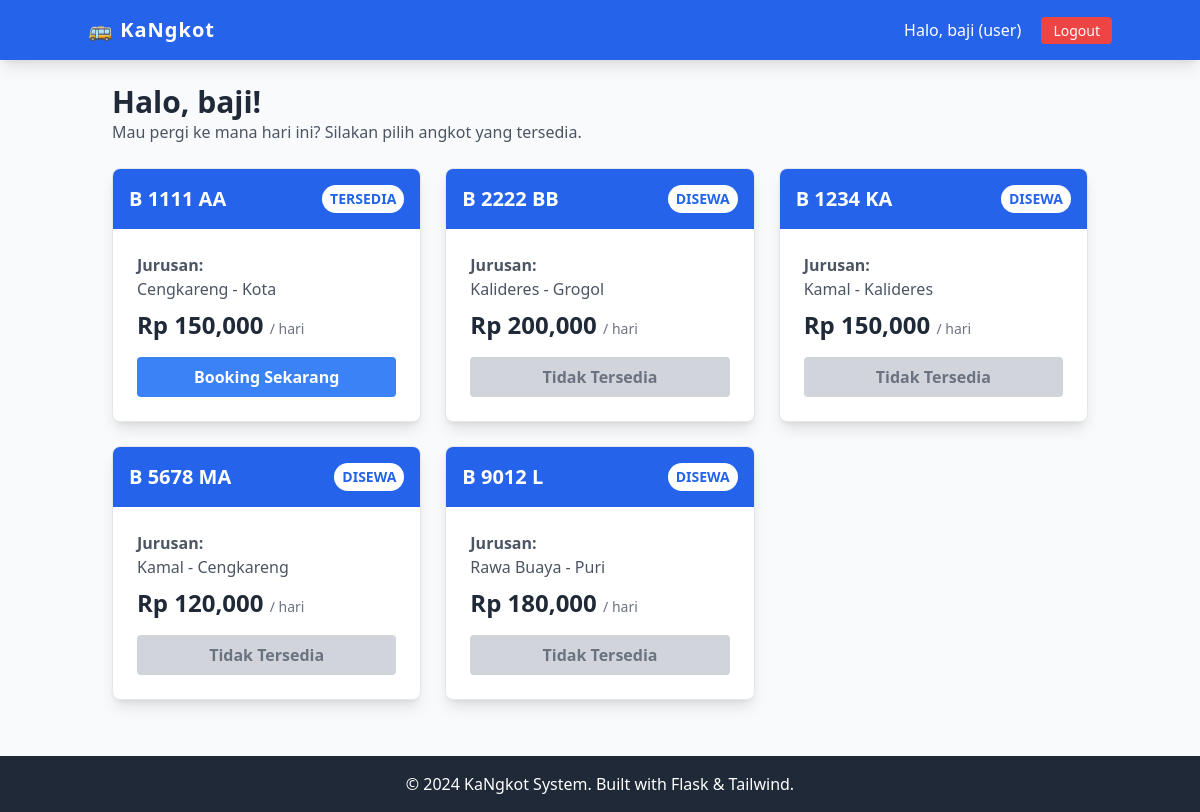
/dashboard (signed in), run on an earlier commit of the app's database.
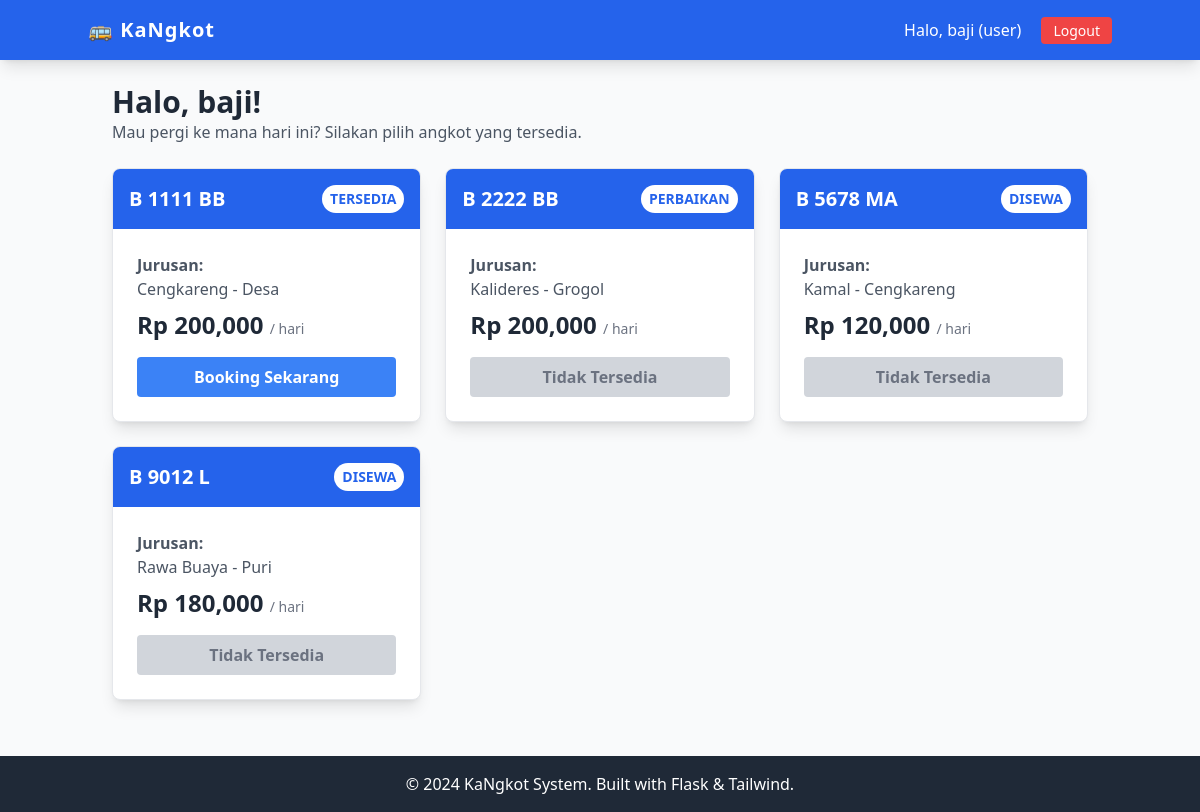
And on a later commit of the database.
### tables this page shows
CREATE TABLE angkot (
        id INTEGER PRIMARY KEY AUTOINCREMENT,
        plat_nomor TEXT NOT NULL UNIQUE,
        jurusan TEXT NOT NULL,
        harga_per_hari REAL NOT NULL,
        status TEXT DEFAULT 'tersedia',
        img_url TEXT
    );

### app_mysql.py (the view)
@app.route('/dashboard')
def dashboard():
    if 'user_id' not in session:
        return redirect(url_for('index'))
    conn = get_db_connection()
    cursor = conn.cursor()
    cursor.execute("SELECT * FROM angkot")
    data_angkot = cursor.fetchall()
    conn.close()
    if session['role'] == 'admin':
        return render_template('admin_dashboard.html', angkots=data_angkot)
    else:
        return render_template('user_dashboard.html', angkots=data_angkot)

### db_config.py (called while the page is built)
def get_db_connection():
    base_dir = os.path.dirname(os.path.abspath(__file__))
    db_path = os.path.join(base_dir, DB_NAME)
    conn = sqlite3.connect(db_path)
    conn.row_factory = sqlite3.Row
    return conn

### templates/user_dashboard.html
{% extends 'base.html' %}
{% block content %}
    <div class="mb-6">
        <h1 class="text-3xl font-bold text-gray-800">Halo, {{ session['username'] }}!</h1>
        <p class="text-gray-600">Mau pergi ke mana hari ini? Silakan pilih angkot yang tersedia.</p>
    </div>
    <div class="grid grid-cols-1 md:grid-cols-2 lg:grid-cols-3 gap-6">
        {% for item in angkots %}
        <div class="bg-white rounded-lg shadow-lg overflow-hidden border border-gray-200 hover:shadow-xl transition-shadow duration-300">
            <div class="bg-blue-600 p-4">
                <h3 class="text-xl font-bold text-white flex justify-between items-center">
                    {{ item['plat_nomor'] }}
                    <span class="text-sm bg-white text-blue-600 px-2 py-1 rounded-full uppercase">{{ item['status'] }}</span>
                </h3>
            </div>
            <div class="p-6">
                <p class="text-gray-600 mb-2"><span class="font-bold">Jurusan:</span><br> {{ item['jurusan'] }}</p>
                <p class="text-gray-800 text-2xl font-bold mb-4">Rp {{ "{:,.0f}".format(item['harga_per_hari']) }} <span class="text-sm font-normal text-gray-500">/ hari</span></p>
                {% if item['status'] == 'tersedia' %}
                    <a href="{{ url_for('booking_angkot', id=item['id']) }}" class="block w-full text-center bg-blue-500 hover:bg-blue-700 text-white font-bold py-2 px-4 rounded">
                        Booking Sekarang
                    </a>
                {% else %}
                    <button disabled class="block w-full text-center bg-gray-300 text-gray-500 font-bold py-2 px-4 rounded cursor-not-allowed">
                        Tidak Tersedia
                    </button>
                {% endif %}
            </div>
        </div>
        {% else %}
            <p class="text-center col-span-3 text-gray-500 py-10">Belum ada angkot yang terdaftar saat ini.</p>
        {% endfor %}
    </div>
{% endblock %}

What changed in the data, as far as the page shows it:
removed angkot: plat_nomor "B 1234 KA", status "DISEWA", jurusan "Kamal - Kalideres", harga_per_hari "150,000", shows "Tidak Tersedia"
changed angkot "TERSEDIA": plat_nomor "B 1111 AA" → "B 1111 BB"; jurusan "Cengkareng - Kota" → "Cengkareng - Desa"; harga_per_hari "150,000" → "200,000"
changed angkot "B 2222 BB": status "DISEWA" → "PERBAIKAN"
